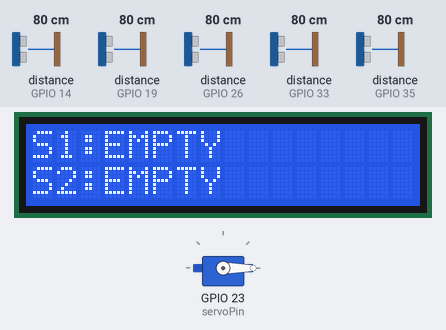
The sketch below on a simulated ESP32. Shown: 16×2 character LCD, servo. Wiring (inferred from the names in the program): 5 × ultrasonic range finder: trigger GPIO 13, echo GPIO 14 / trigger GPIO 18, echo GPIO 19 / trigger GPIO 25, echo GPIO 33 / trigger GPIO 27, echo GPIO 26 / trigger GPIO 32, echo GPIO 35. Inputs (shaded band) come from the test bench; at power-on: distance to the obstacle (sensors on GPIO 14, GPIO 19, GPIO 26, GPIO 33, GPIO 35) 80 cm. The echo pulse lasts 58.3 µs per cm; what the sketch prints to the serial monitor is not drawn.

Above: at 4.2 s.
4.3 s: distance to the obstacle (sensor on GPIO 14) set to 12 cm
12.7 s: distance to the obstacle (sensor on GPIO 14) set to 9 cm
At 16.4 s:
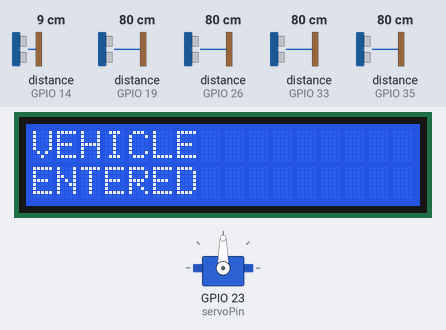
At 18.7 s:
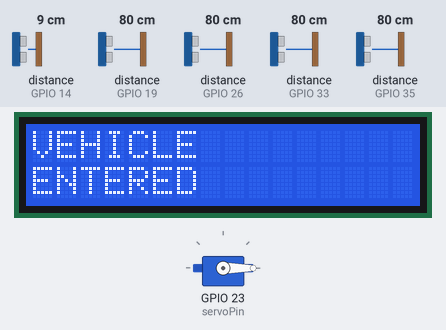
20.8 s: distance to the obstacle (sensor on GPIO 19) set to 12 cm
26.6 s: distance to the obstacle (sensor on GPIO 19) set to 9 cm
At 34.8 s:
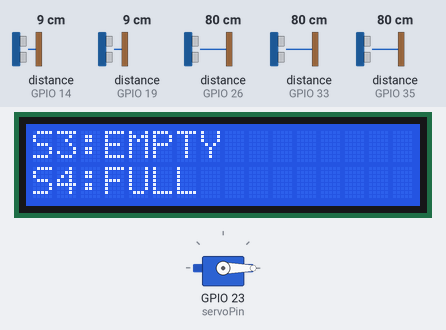
35.7 s: distance to the obstacle (sensor on GPIO 26) set to 12 cm
40.8 s: distance to the obstacle (sensor on GPIO 26) set to 9 cm
At 48.9 s:
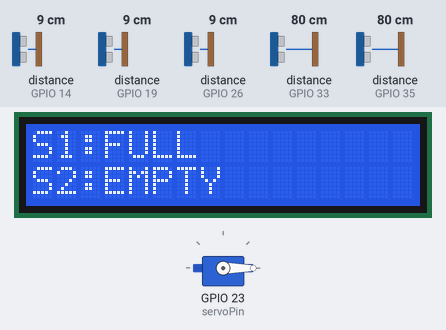
Timing chart, 0 to 50.4 s (numbered marks = the images above; inputs shaded):
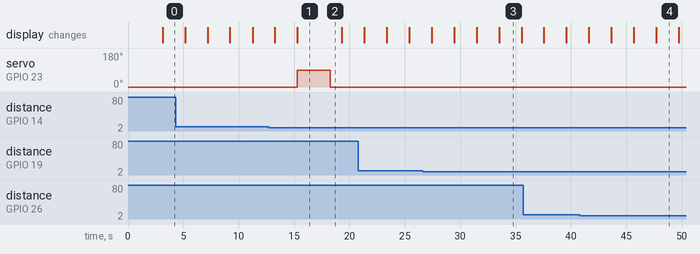

The sketch:

Smart_Parking_System.ino.ino
```cpp
#include <Wire.h>
#include <LiquidCrystal_I2C.h>
#include <ESP32Servo.h>

LiquidCrystal_I2C lcd(0x27, 16, 2);
Servo gateServo;

// Gate Sensor (Sensor 5)
#define gateTrig 13
#define gateEcho 14

// Slot 1
#define s1Trig 27
#define s1Echo 26

// Slot 2
#define s2Trig 25
#define s2Echo 33

// Slot 3
#define s3Trig 32
#define s3Echo 35

// Slot 4
#define s4Trig 18
#define s4Echo 19

// Servo
#define servoPin 23

bool vehicleDetected = false;

long getDistance(int trigPin, int echoPin) {
  digitalWrite(trigPin, LOW);
  delayMicroseconds(2);

  digitalWrite(trigPin, HIGH);
  delayMicroseconds(10);

  digitalWrite(trigPin, LOW);

  long duration = pulseIn(echoPin, HIGH, 30000);

  if (duration == 0) return 999;

  return duration * 0.034 / 2;
}

void setup() {

  Serial.begin(115200);

  lcd.init();
  lcd.backlight();

  gateServo.attach(servoPin);
  gateServo.write(0);

  pinMode(gateTrig, OUTPUT);
  pinMode(gateEcho, INPUT);

  pinMode(s1Trig, OUTPUT);
  pinMode(s1Echo, INPUT);

  pinMode(s2Trig, OUTPUT);
  pinMode(s2Echo, INPUT);

  pinMode(s3Trig, OUTPUT);
  pinMode(s3Echo, INPUT);

  pinMode(s4Trig, OUTPUT);
  pinMode(s4Echo, INPUT);

  lcd.clear();
  lcd.setCursor(0, 0);
  lcd.print("WELCOME");

  lcd.setCursor(0, 1);
  lcd.print("SMART PARKING");

  delay(3000);
}

void loop() {

  long gateDistance = getDistance(gateTrig, gateEcho);

  // Vehicle Entry Detection
  if (gateDistance < 10 && !vehicleDetected) {

    vehicleDetected = true;

    lcd.clear();
    lcd.setCursor(0, 0);
    lcd.print("VEHICLE");

    lcd.setCursor(0, 1);
    lcd.print("ENTERED");

    gateServo.write(90); // Open Gate
    delay(3000);

    gateServo.write(0); // Close Gate
    delay(1000);
  }

  if (gateDistance > 15) {
    vehicleDetected = false;
  }

  // Slot Detection
  bool slot1 = getDistance(s1Trig, s1Echo) < 10;
  bool slot2 = getDistance(s2Trig, s2Echo) < 10;
  bool slot3 = getDistance(s3Trig, s3Echo) < 10;
  bool slot4 = getDistance(s4Trig, s4Echo) < 10;

  // All Slots Full
  if (slot1 && slot2 && slot3 && slot4) {

    lcd.clear();
    lcd.setCursor(0, 0);
    lcd.print("PARKING FULL");

    lcd.setCursor(0, 1);
    lcd.print("GO NEXT AREA");

    delay(2000);
  }
  else {

    // Show Slot 1 & Slot 2
    lcd.clear();

    lcd.setCursor(0, 0);
    lcd.print("S1:");
    lcd.print(slot1 ? "FULL " : "EMPTY");

    lcd.setCursor(0, 1);
    lcd.print("S2:");
    lcd.print(slot2 ? "FULL " : "EMPTY");

    delay(2000);

    // Show Slot 3 & Slot 4
    lcd.clear();

    lcd.setCursor(0, 0);
    lcd.print("S3:");
    lcd.print(slot3 ? "FULL " : "EMPTY");

    lcd.setCursor(0, 1);
    lcd.print("S4:");
    lcd.print(slot4 ? "FULL " : "EMPTY");

    delay(2000);
  }

  // Serial Monitor
  Serial.print("S1=");
  Serial.print(slot1 ? "FULL" : "EMPTY");

  Serial.print(" S2=");
  Serial.print(slot2 ? "FULL" : "EMPTY");

  Serial.print(" S3=");
  Serial.print(slot3 ? "FULL" : "EMPTY");

  Serial.print(" S4=");
  Serial.println(slot4 ? "FULL" : "EMPTY");
}
```

Measured:
- the behaviour switches between 11 and 10 cm on distance to the obstacle (sensor on GPIO 14) (found by bisection; images 0 and 1)
- the behaviour switches between 11 and 10 cm on distance to the obstacle (sensor on GPIO 19) (found by bisection; images 2 and 3)
- the behaviour switches between 11 and 10 cm on distance to the obstacle (sensor on GPIO 26) (found by bisection; images 3 and 4)
- after the input at 12.7 s, servo on GPIO 23 (servoPin): 0° → 90° after 2.6 s, → 0° 3.0 s later; the display: first differs from a run without the input after 2.6 s (image 1)
- after the input at 26.6 s, the display: first differs from a run without the input after 2.9 s (image 3)
- after the input at 40.8 s, the display: first differs from a run without the input after 2.9 s (image 4)
- what the display in image 1 shows lasts 4.0 s, from 15.3 s to 19.3 s
